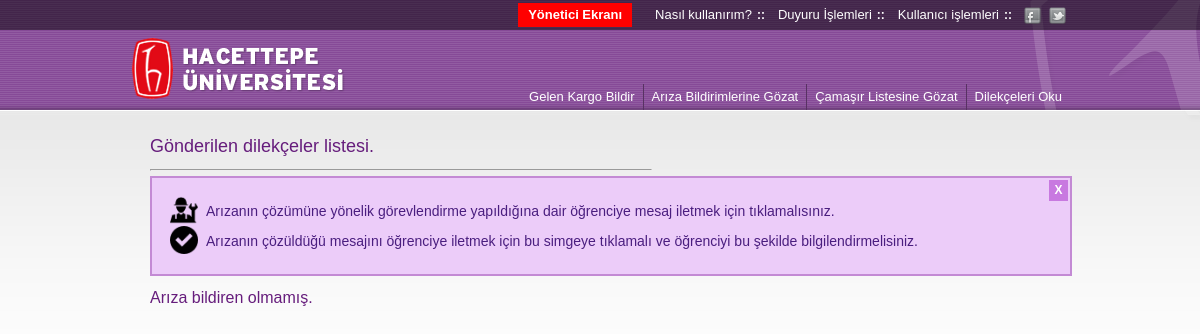
Before: /arizalar.php (signed in) with the older database file.
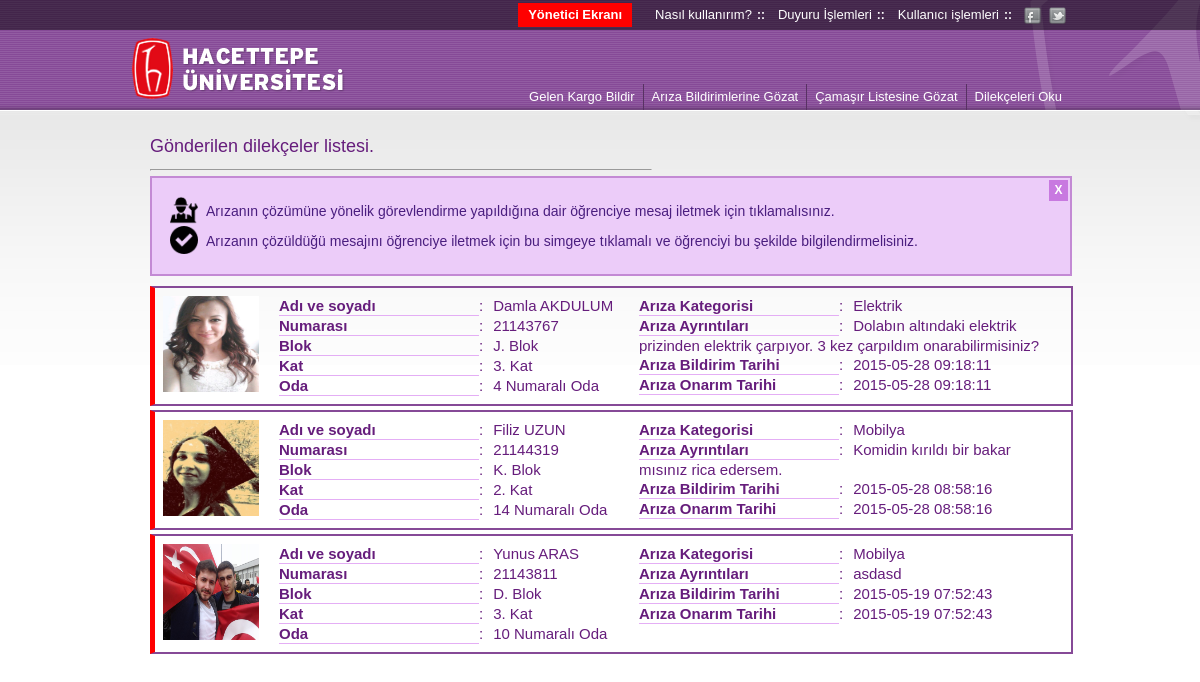
After: the same page with the newer database file.
### tables this page shows
CREATE TABLE IF NOT EXISTS `users` (
  `adsoyad` varchar(60) NOT NULL,
  `numara` int(8) NOT NULL,
  `sifre` varchar(15) NOT NULL,
  `eposta` varchar(40) NOT NULL,
  `telefon` varchar(15) NOT NULL,
  `blok` varchar(6) NOT NULL,
  `kat` int(1) NOT NULL,
  `oda` int(2) NOT NULL,
  `cinsiyet` varchar(5) NOT NULL,
  `fotograf` varchar(120) NOT NULL,
  `hakkinda` varchar(500) DEFAULT NULL,
  `konum` varchar(8) NOT NULL,
  PRIMARY KEY (`numara`)
);

CREATE TABLE IF NOT EXISTS `arizalar` (
  `ogrencino` int(8) NOT NULL,
  `arizaturu` varchar(20) NOT NULL,
  `arizametni` varchar(600) NOT NULL,
  `olusmatarihi` timestamp NOT NULL,
  `onarimtarihi` timestamp NOT NULL,
  `arizadurumu` varchar(50) NOT NULL,
  `INCREMENT` int(2) NOT NULL AUTO_INCREMENT,
  PRIMARY KEY (`INCREMENT`)
);

### arizalar.php (the view, shortened to what this page needs)
<?php include 'inc/head.php';?>
<body>
    <?php include 'inc/banner-menu-yonetici.php'; ?>
    <div class="kapsul">
        <h1 class="h1Tag">Gönderilen dilekçeler listesi.</h1>
        <hr class="cetvel" />
        <div class="infoIcons">
            <img src="images/repairBIG.png" alt=""/><span class="infoIconSpan">Arızanın çözümüne yönelik görevlendirme yapıldığına dair öğrenciye mesaj iletmek için tıklamalısınız.</span><div class="clr"></div>
            <img src="images/checkBIG.png" alt=""/><span class="infoIconSpan">Arızanın çözüldüğü mesajını öğrenciye iletmek için bu simgeye tıklamalı ve öğrenciyi bu şekilde bilgilendirmelisiniz.</span>
            <span class="iconInfoClose">X</span>
        </div>
        <?php
            $sql = "SELECT * FROM users JOIN arizalar ON users.numara = arizalar.ogrencino WHERE arizalar.arizadurumu<'3' ORDER BY arizalar.arizadurumu ASC, arizalar.olusmatarihi DESC";
            $query = mysql_query($sql);
            $count = mysql_num_rows($query);
            if($count > 0){
                while($row =  mysql_fetch_assoc($query)) {
                    if($row["arizadurumu"] == 0){
                        $border = "redBorder";
                        $arizaDurumu = "<span class='gorevliYolla'><a alt='Onarmak için görevliy yolla.' href='arizalar.php?onar=$row[INCREMENT]'></a></span>";
                    }else{
                        $arizaDurumu = "";
                        $border = "orangeBorder";
                        $arizaDurumu = "<span class='arizaSil'><a alt='Onarmak için görevliy yolla.' href='arizalar.php?arizaCheck=$row[INCREMENT]'></a></span>";
                    }
                    echo "<div class='arizaBildirimi $border'>
                            <div class='ogrFoto'>
                                <img src='$row[fotograf]' alt='Öğrencinin fotoğrafı'/>
                            </div>
                            <div class='ogrenciBilgileri'>
                                <span class='ogrLbl'>Adı ve soyadı</span><span class='ogrBilgi'>$row[adsoyad]</span><br>
                                <span class='ogrLbl'>Numarası</span><span class='ogrBilgi'>$row[numara]</span><br>
                                <span class='ogrLbl'>Blok</span><span class='ogrBilgi'>$row[blok]. Blok</span><br>
                                <span class='ogrLbl'>Kat</span><span class='ogrBilgi'>$row[kat]. Kat</span><br>
                                <span class='ogrLbl'>Oda</span><span class='ogrBilgi'>$row[oda] Numaralı Oda</span>
                            </div>
                            <div class='arizaicerigi ogrenciBilgileri'>
                                <span class='ogrLbl'>Arıza Kategorisi</span><span class='ogrBilgi'>$row[arizaturu]</span><br>
                                <span class='ogrLbl'>Arıza Ayrıntıları</span><span class='ogrBilgi'>$row[arizametni]</span><br>
                                <span class='ogrLbl'>Arıza Bildirim Tarihi</span><span class='ogrBilgi'>$row[olusmatarihi]</span><br>
                                <span class='ogrLbl'>Arıza Onarım Tarihi</span><span class='ogrBilgi'>$row[onarimtarihi]</span><br>
                            </div>
                            <div class='clr'></div>
                            <span class='kapatSil'><a alt='Arıza bildirimini yoksay' href='arizalar.php?sil=$row[INCREMENT]'>X</a></span>
                            $arizaDurumu
                        </div>";
                }
            }else{
                echo '<h2 class="h2Tag">Arıza bildiren olmamış.</h2>';
            }
        ?>
    </div>
</body>
</html>

Changed rows visible on the page:
added users: fotograf (picture), adsoyad "Damla AKDULUM", numara "21143767", blok "J", kat "3", oda "4", arizalar.arizaturu "Elektrik", arizalar.arizametni "Dolabın altındaki elektrik prizinden elektrik çarpıyor. 3 kez çarpıldım onarabilirmisiniz?", arizalar.olusmatarihi "2015-05-28 09:18:11", arizalar.onarimtarihi "2015-05-28 09:18:11"
added users: fotograf (picture), adsoyad "Filiz UZUN", numara "21144319", blok "K", kat "2", oda "14", arizalar.arizaturu "Mobilya", arizalar.arizametni "Komidin kırıldı bir bakar mısınız rica edersem.", arizalar.olusmatarihi "2015-05-28 08:58:16", arizalar.onarimtarihi "2015-05-28 08:58:16"
now on this page (row edited): users: fotograf (picture), adsoyad "Yunus ARAS", numara "21143811", blok "D", kat "3", oda "10", arizalar.arizaturu "Mobilya", arizalar.arizametni "asdasd", arizalar.olusmatarihi "2015-05-19 07:52:43", arizalar.onarimtarihi "2015-05-19 07:52:43"
Other visible differences:
text no longer shown: "Arıza bildiren olmamış."
